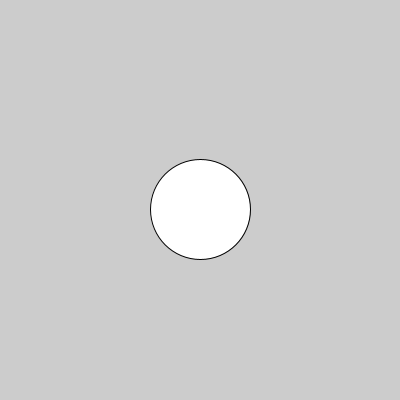
Frame 1 (no input)
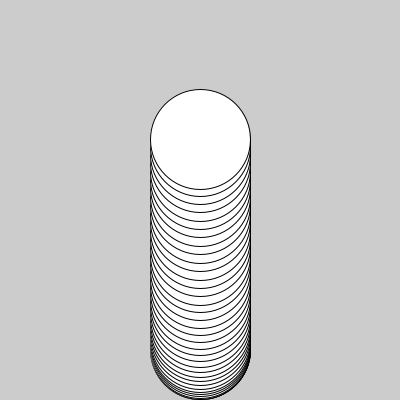
Frame 60 (the mouse pressed at the canvas centre just before this capture)
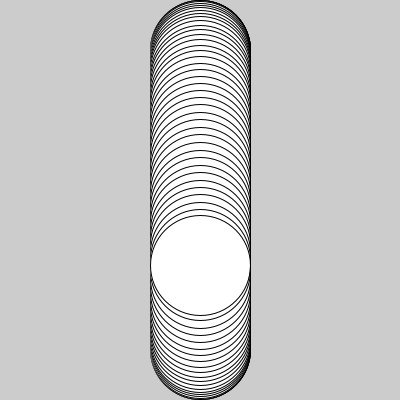
Frame 120 (the mouse held since frame 60 and released just before this capture)

The Processing sketch that drew these frames (run headless with seeded random() and noise(); from frame 60 on, the mouse is pressed at the canvas centre):

// Processing sketch: aula18_g1_exe2
// ── aula18_g1_exe2.pde
float x=0, y=0, amplitude=150, periodo=50;
void setup(){
size(400,400);
}

void draw(){
  translate(200,200);
  y = amplitude * sin(frameCount/periodo*PI);
  ellipse(x,y,100,100);
  periodo = periodo +0.05;
  //println(frameCount);
}
